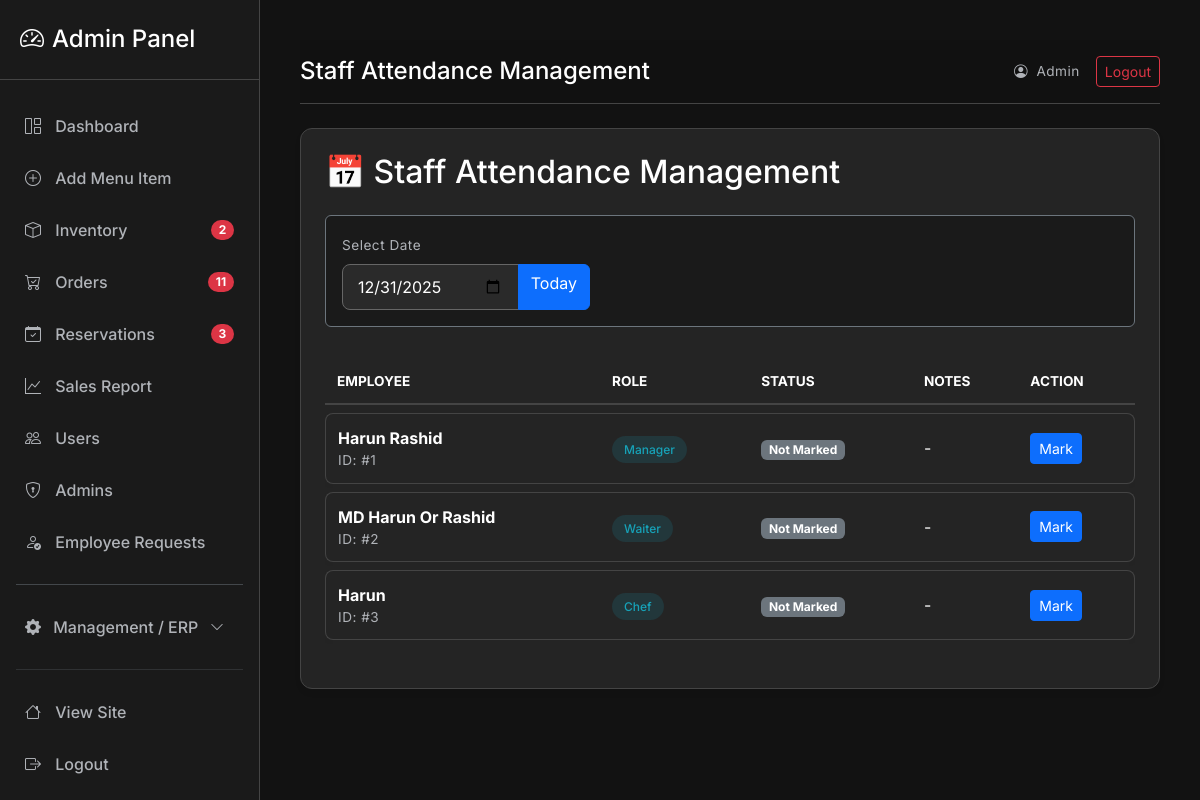
The app's page /employees/attendance (signed in), older data.
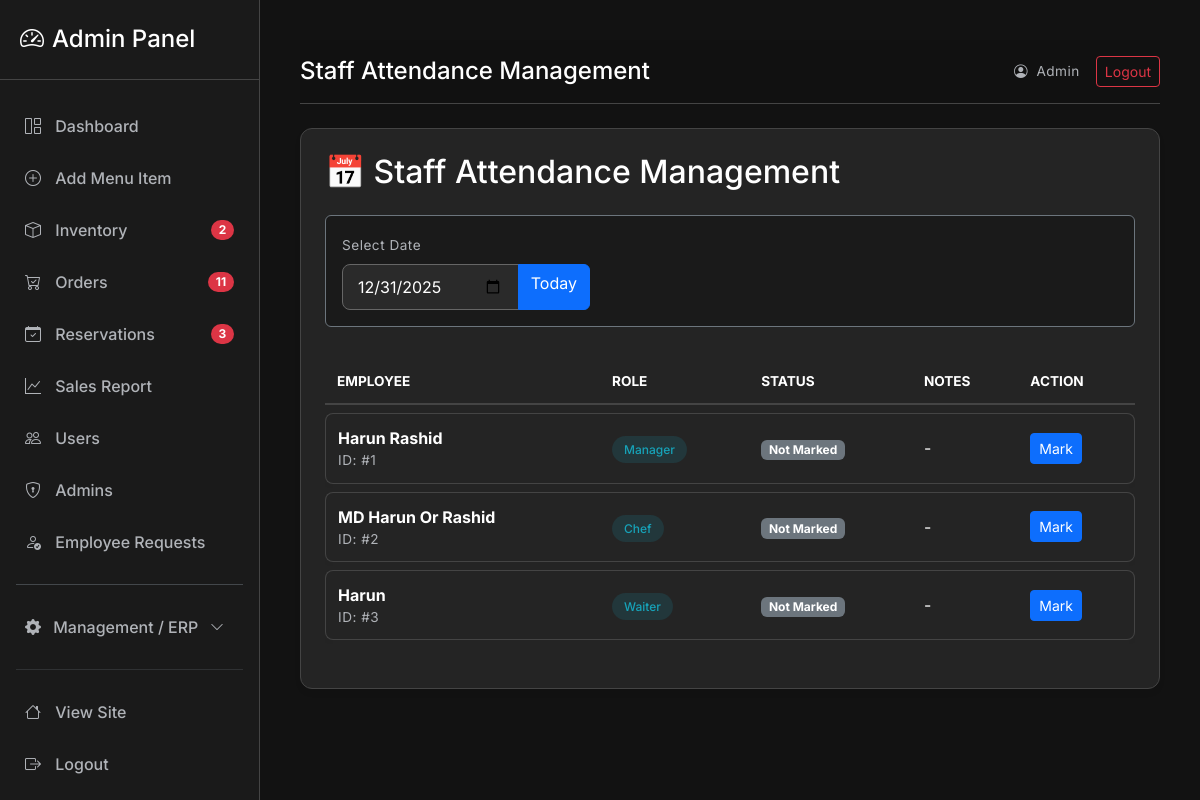
The same page, newer data.
### models/models.py (models this page shows, shortened)
class Employee(db.Model):
    __tablename__ = 'employee'
    id = db.Column(db.Integer, primary_key=True)
    user_id = db.Column(db.Integer, db.ForeignKey('user.id'), nullable=False)
    position = db.Column(db.String(100), nullable=False)  # Chef, Waiter, Cashier, Manager, etc.
    department = db.Column(db.String(100))  # Kitchen, Service, Management, etc.
    salary = db.Column(db.Float)
    hire_date = db.Column(db.Date, nullable=False)
    status = db.Column(db.String(20), default='active')  # active, on_leave, terminated
    created_at = db.Column(db.DateTime, default=get_dhaka_time)
    user = db.relationship('User', backref=db.backref('employee_record', uselist=False, lazy=True))
    attendance_records = db.relationship('Attendance', backref='employee', lazy=True, cascade='all, delete-orphan')

class User(db.Model):
    id = db.Column(db.Integer, primary_key=True)
    username = db.Column(db.String(120), unique=True, nullable=False)
    member_id = db.Column(db.String(20), unique=True)  # Custom ID
    email = db.Column(db.String(200), unique=True)
    password = db.Column(db.String(255), nullable=False)
    full_name = db.Column(db.String(200))
    phone = db.Column(db.String(50))
    address_district = db.Column(db.String(100))
    address_city = db.Column(db.String(100))
    address_street = db.Column(db.String(200))
    profile_image = db.Column(db.String(200))  # image filename
    reset_token = db.Column(db.String(100), nullable=True)
    reset_token_expiry = db.Column(db.DateTime, nullable=True)
    role = db.Column(db.Enum('admin', 'manager', 'cashier', 'waiter', 'chef', 'customer', name='user_roles'), default='customer')
    email_verified = db.Column(db.Boolean, default=False)
    email_verification_code = db.Column(db.String(10), nullable=True)
    created_at = db.Column(db.DateTime, default=get_dhaka_time)
    orders = db.relationship('Order', backref='user', lazy=True)
    reservations = db.relationship('Reservation', backref='user', lazy=True)
    ratings = db.relationship('Rating', backref='user', lazy=True)
    staff_shifts = db.relationship('StaffShift', backref='user', lazy=True)
    staff_shifts = db.relationship('StaffShift', backref='user', lazy=True)

### routes/employees.py (the view)
@employees_bp.route('/attendance')
@admin_required
def attendance():
    date_str = request.args.get('date', datetime.now().strftime('%Y-%m-%d'))
    selected_date = datetime.strptime(date_str, '%Y-%m-%d').date()
    employees = Employee.query.filter_by(status='active').all()
    attendance_records = {}
    for emp in employees:
        record = Attendance.query.filter_by(
            employee_id=emp.id,
            date=selected_date
        ).first()
        attendance_records[emp.id] = record
    from flask import session
    template_folder = 'admin' if session.get('role') == 'admin' else 'manager'
    return render_template(f'{template_folder}/attendance.html',
                         employees=employees,
                         attendance_records=attendance_records,
                         selected_date=selected_date)

### app.py (called while the page is built)
@app.before_request
def refresh_user_session():
    if 'user_id' in session:
        user = User.query.get(session['user_id'])
        if user:
            session['role'] = user.role
            session['is_admin'] = (user.role == 'admin')
            session['username'] = user.username
        else:
            session.clear()

@app.context_processor
def inject_global_data():
    cart = session.get('cart', {})
    count = sum(cart.values()) if isinstance(cart, dict) else 0
    @cache.cached(timeout=300, key_prefix='best_rated_item_context')
    def get_best_rated_item():
        all_items = MenuItem.query.options(db.joinedload(MenuItem.ratings)).all()
        best_item = None
        max_avg = 0
        for it in all_items:
            ratings = it.ratings
            if not ratings:
                avg = 0
            else:
                avg = round(sum(r.score for r in ratings) / len(ratings), 1)
            if avg > max_avg:
                max_avg = avg
                best_item = it
        return best_item
    return dict(cart_count=count, best_rated_item=get_best_rated_item())

### templates/admin/attendance.html (shortened to what this page needs)
{% extends 'admin/admin_base.html' %}
{% block admin_title %}Staff Attendance Management{% endblock %}
{% block content %}
<div class="glass-card p-4">
    <h2 class="mb-4 text-white">📅 Staff Attendance Management</h2>
    <div class="card mb-4 bg-dark-pro border-secondary">
        <div class="card-body">
            <form class="row g-3 align-items-end">
                <div class="col-md-4">
                    <label class="form-label text-muted small">Select Date</label>
                    <div class="input-group">
                        <input type="date" name="date" class="form-control admin-input"
                            value="{{ selected_date.strftime('%Y-%m-%d') }}" onchange="this.form.submit()">
                        <a href="{{ url_for('employees.attendance') }}" class="btn btn-primary"
                            title="Go to Today">Today</a>
                    </div>
                </div>
            </form>
        </div>
    </div>
    <div class="table-responsive">
        <table class="admin-table">
            <thead>
                <tr>
                    <th>Employee</th>
                    <th>Role</th>
                    <th>Status</th>
                    <th>Notes</th>
                    <th>Action</th>
                </tr>
            </thead>
            <tbody>
                {% for employee in employees %}
                {% set record = attendance_records.get(employee.id) %}
                <tr>
                    <td>
                        <div class="fw-bold text-white">{{ employee.user.full_name or employee.user.username }}</div>
                        <div class="small text-muted">ID: #{{ employee.id }}</div>
                    </td>
                    <td><span class="badge-admin badge-admin-info">{{ employee.user.role|capitalize }}</span></td>
                    <td>
                        {% if record %}
                        <span class="badge
                                {% if record.status == 'present' %}bg-success
                                {% elif record.status == 'absent' %}bg-danger
                                {% elif record.status == 'leave' %}bg-warning
                                {% else %}bg-info{% endif %}">
                            {{ record.status|capitalize }}
                        </span>
                        {% else %}
                        <span class="badge bg-secondary">Not Marked</span>
                        {% endif %}
                    </td>
                    <td>{{ record.notes if record else '-' }}</td>
                    <td>
                        <button class="btn btn-sm btn-primary mark-attendance-btn" data-employee-id="{{ employee.id }}"
                            data-fullname="{{ employee.user.full_name or employee.user.username }}"
                            data-status="{{ record.status if record else '' }}"
                            data-notes="{{ record.notes if record else '' }}">
                            {% if record %}Update{% else %}Mark{% endif %}
                        </button>
                    </td>
                </tr>
                {% endfor %}
            </tbody>
        </table>
    </div>
</div>
{% endblock %}

Row changes from the older to the newer data that the page shows:
changed through a linked row, Employee "MD Harun Or Rashid": user.role "Waiter" → "Chef"
changed through a linked row, Employee "Harun": user.role "Chef" → "Waiter"
